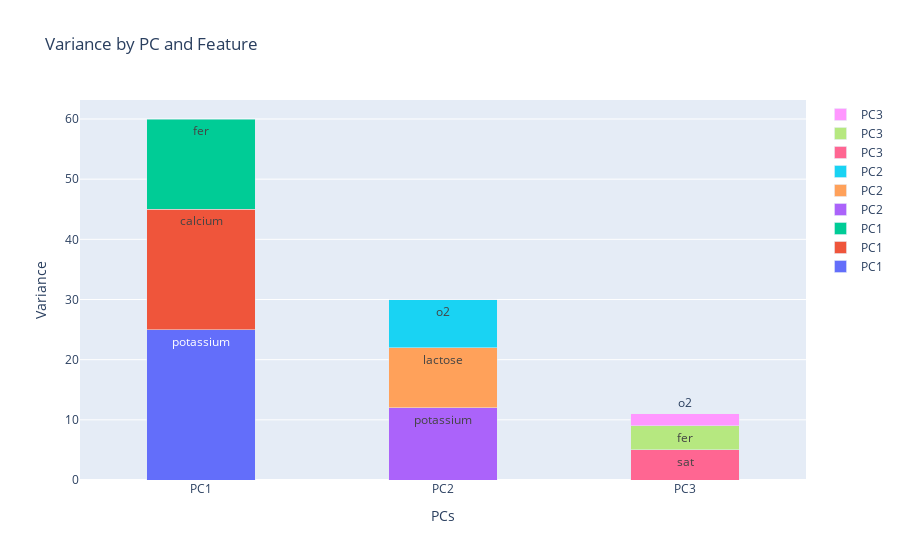

The notebook cell this image was saved under:
### Code cell
import plotly.graph_objects as go

# Sample DataFrame
df = pd.DataFrame({
    'Features': ['potassium', 'calcium', 'fer', 'potassium', 'lactose', 'o2', 'sat', 'fer', 'o2'],
    'PCs': ['PC1', 'PC1', 'PC1', 'PC2', 'PC2', 'PC2', 'PC3', 'PC3', 'PC3'],
    'Variance': [25, 20, 15, 12, 10, 8, 5, 4, 2]
})

# Define colors for each 'PC' category
pc_colors = {
    'PC1': 'red',
    'PC2': 'green',
    'PC3': 'blue'
}

fig = go.Figure()

for index, row in df.iterrows():
    fig.add_trace(go.Bar(
        x=[row['PCs']],
        y=[row['Variance']],
        text=[row['Features']],
        name=row['PCs'],
        # marker=dict(color=pc_colors[row['PCs']])  # Assign color based on 'PCs'
    ))

    fig.update_layout(
    title='Variance by PC and Feature',
    xaxis_title='PCs',
    yaxis_title='Variance',
    barmode='stack',
    # xaxis=dict(
    #     tickmode='array',
    #     tickvals=[0,0.5,1],
    #     ticktext=df['PCs'].unique(),
    #     tickangle=0,
    #     title_text='PCs',
    # ),
    # xaxis={'categoryorder':'category ascending'},
    bargap=0.1,  # Adjust this value to decrease the gap between bars in the same group
    bargroupgap=0.5,  # Adjust this value to decrease the gap between groups of bars
    xaxis_showgrid=False,  # Hide gridlines
    )

fig.show()

### Figure 1 — Plotly figure (JSON) as saved in the notebook; plotly's stock layout.template omitted (floating-point values rounded to 4 significant figures)
{"data": [{"name": "PC1", "text": ["potassium"], "type": "bar", "x": ["PC1"], "y": [25]}, {"name": "PC1", "text": ["calcium"], "type": "bar", "x": ["PC1"], "y": [20]}, {"name": "PC1", "text": ["fer"], "type": "bar", "x": ["PC1"], "y": [15]}, {"name": "PC2", "text": ["potassium"], "type": "bar", "x": ["PC2"], "y": [12]}, {"name": "PC2", "text": ["lactose"], "type": "bar", "x": ["PC2"], "y": [10]}, {"name": "PC2", "text": ["o2"], "type": "bar", "x": ["PC2"], "y": [8]}, {"name": "PC3", "text": ["sat"], "type": "bar", "x": ["PC3"], "y": [5]}, {"name": "PC3", "text": ["fer"], "type": "bar", "x": ["PC3"], "y": [4]}, {"name": "PC3", "text": ["o2"], "type": "bar", "x": ["PC3"], "y": [2]}], "layout": {"bargap": 0.1, "bargroupgap": 0.5, "barmode": "stack", "title": {"text": "Variance by PC and Feature"}, "xaxis": {"showgrid": false, "title": {"text": "PCs"}}, "yaxis": {"title": {"text": "Variance"}}}}
